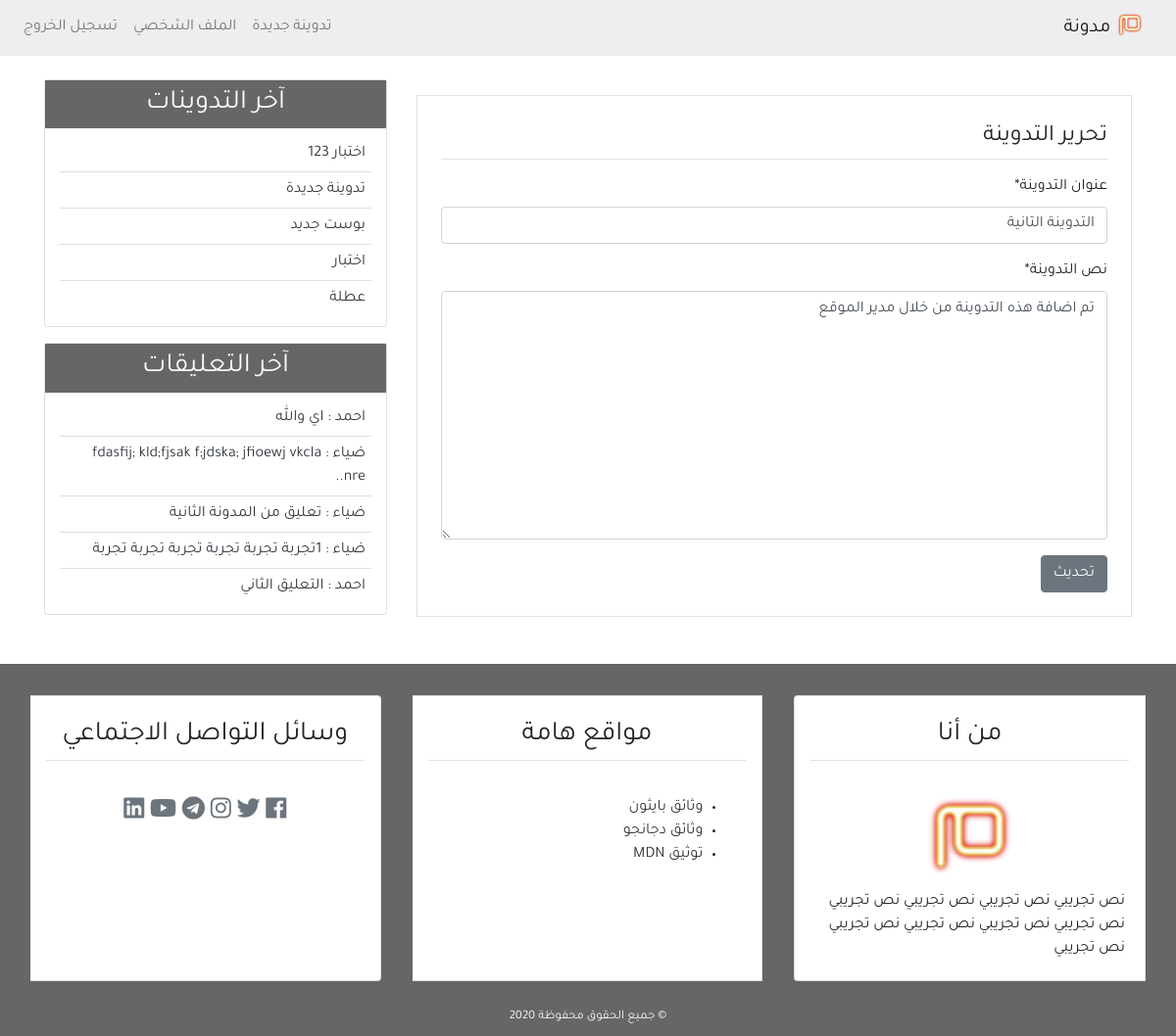
Screenshot of /detail/2/update/ (signed in) with the database file from the repository.
### blog/models.py (models this page shows, shortened)
class Post(models.Model):
    title = models.CharField(max_length=100)
    content = models.TextField()
    post_date = models.DateTimeField(default=timezone.now)
    post_update = models.DateTimeField(auto_now=True)
    author = models.ForeignKey(User , on_delete=models.CASCADE)
    class Meta:
        ordering = ('-post_date',)

class Comment(models.Model):
    name = models.CharField(max_length=50 , verbose_name="الاسم")
    email = models.EmailField(verbose_name="البريد الإلكتروني")
    body = models.TextField(verbose_name="التعليق")
    comment_date = models.DateTimeField(auto_now_add=True)
    active = models.BooleanField(default=False)
    post = models.ForeignKey(Post , on_delete=models.CASCADE , related_name='comments')
    class Meta:
        ordering = ('-comment_date',)

### blog/views.py (the view, shortened to what this page needs)
# urls.py: path('detail/<slug:pk>/update/',views.PostUpdateView.as_view(),name='post_update'),
class PostUpdateView(UserPassesTestMixin,LoginRequiredMixin,UpdateView):
    model = Post
    template_name = 'blog/post_update.html'
    form_class = PostCreateForm
    def test_func(self):
        post = self.get_object()
        if self.request.user == post.author:
            return True
        else:
            return False

### blog/forms.py
class PostCreateForm(forms.ModelForm):
    title = forms.CharField(label='عنوان التدوينة')
    content = forms.CharField(label='نص التدوينة' , widget=forms.Textarea)
    class Meta:
        model = Post
        fields = ['title' , 'content']

### blog/templatetags/post_tag.py (called while the page is built)
@register.inclusion_tag('blog/latest_post.html')
def latest_posts():
    context = {
        'l_posts' : Post.objects.all()[0:5]
    }
    return context

@register.inclusion_tag('blog/latest_comment.html')
def latest_comments():
    context = {
        'l_comments' : Comment.objects.filter(active=True)[:5]
    }
    return context

### blog/templates/blog/post_update.html (shortened to what this page needs)
{% extends 'blog/base.html' %}
{% block content %}
{% load crispy_forms_tags %}
<div class="border p-4 mb-5 mt-3">
    <legend class="border-bottom pb-1 mb-3">تحرير التدوينة</legend>
    <form method="POST">
        {{form|crispy}}
        <input class="btn btn-secondary" type="submit" value="تحديث">
    </form>
</div>
{% endblock content %}

### blog/templates/blog/latest_post.html
<ul class="list-group-flush latest-post">
    {% for post in l_posts %}
    <li class="list-group-item latest-post-item">
        <a class="text-dark" href="{% url 'detail' post.id %}">{{post.title}}</a>
    </li>
    {% endfor %}
</ul>

### blog/templates/blog/latest_comment.html
<ul class="list-group-flush latest-comment">
    {% for comment in l_comments %}
    <li class="list-group-item latest-comment-item">
        <a class="text-dark" href="{% url 'detail' comment.post.id %}">
            {{comment.name}} :
            {% if comment.body|length > 45 %}
            {{comment.body|slice:'45'}}..
            {% else %}
            {{comment.body}}
            {% endif %}
        </a>
    </li>
    {% empty %}
     <li class="list-group-item latest-comment-item">لا توجد تعليقات</li>
    {% endfor %}
</ul>

### blog/static/blog/CSS/main.css (style rules this page uses)
html , body { direction: rtl; text-align: right; }
body { font-family: 'Tajawal' , sans-serif; }
.latest-post, .latest-comment { padding: 0px 15px; }
.latest-post .latest-post-item , .latest-comment .latest-comment-item { padding: 6px; }
.latest-post li:first-child , .latest-comment li:first-child { border-top: 0px; }
.latest-post li:last-child , .latest-comment li:last-child { border-bottom: 0px; padding-bottom: 0px; }

### rows the page displays
Post: title "التدوينة الثانية", content "تم اضافة هذه التدوينة من خلال مدير الموقع"
Post: title "اختبار 123"
Post: title "تدوينة جديدة"
Post: title "بوست جديد"
Post: title "اختبار"
Post: title "عطلة"
Comment: name "احمد", body "اي والله"
Comment: name "ضياء", body "fdasfij; kld;fjsak f;jdska; jfioewj vkcla nre"
Comment: name "ضياء", body "تعليق من المدونة الثانية"
Comment: name "ضياء", body "1تجربة تجربة تجربة تجربة تجربة تجربة"
Comment: name "احمد", body "التعليق الثاني"
